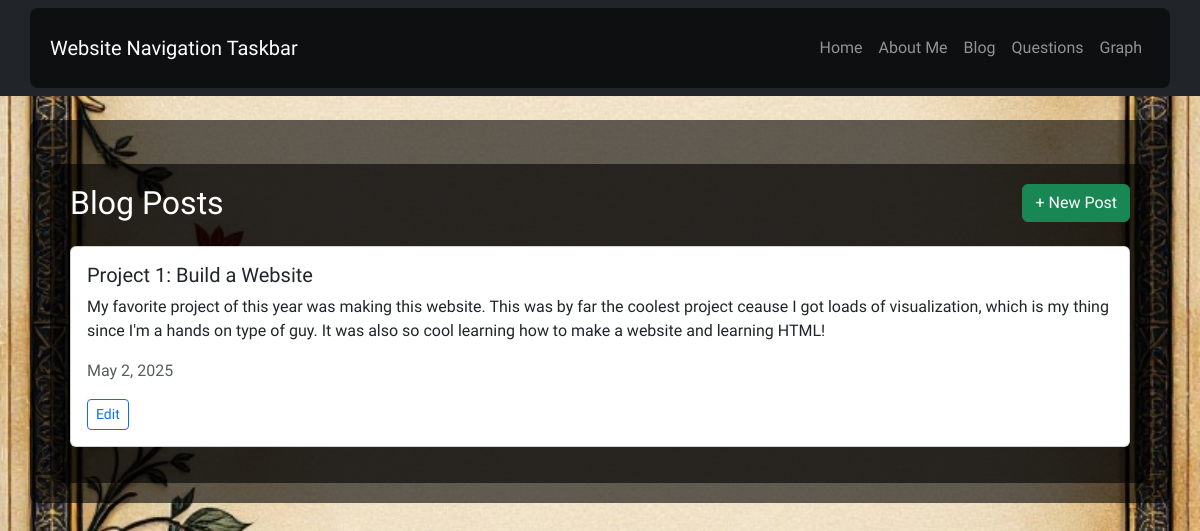
The page /blog/ on the database as committed earlier.
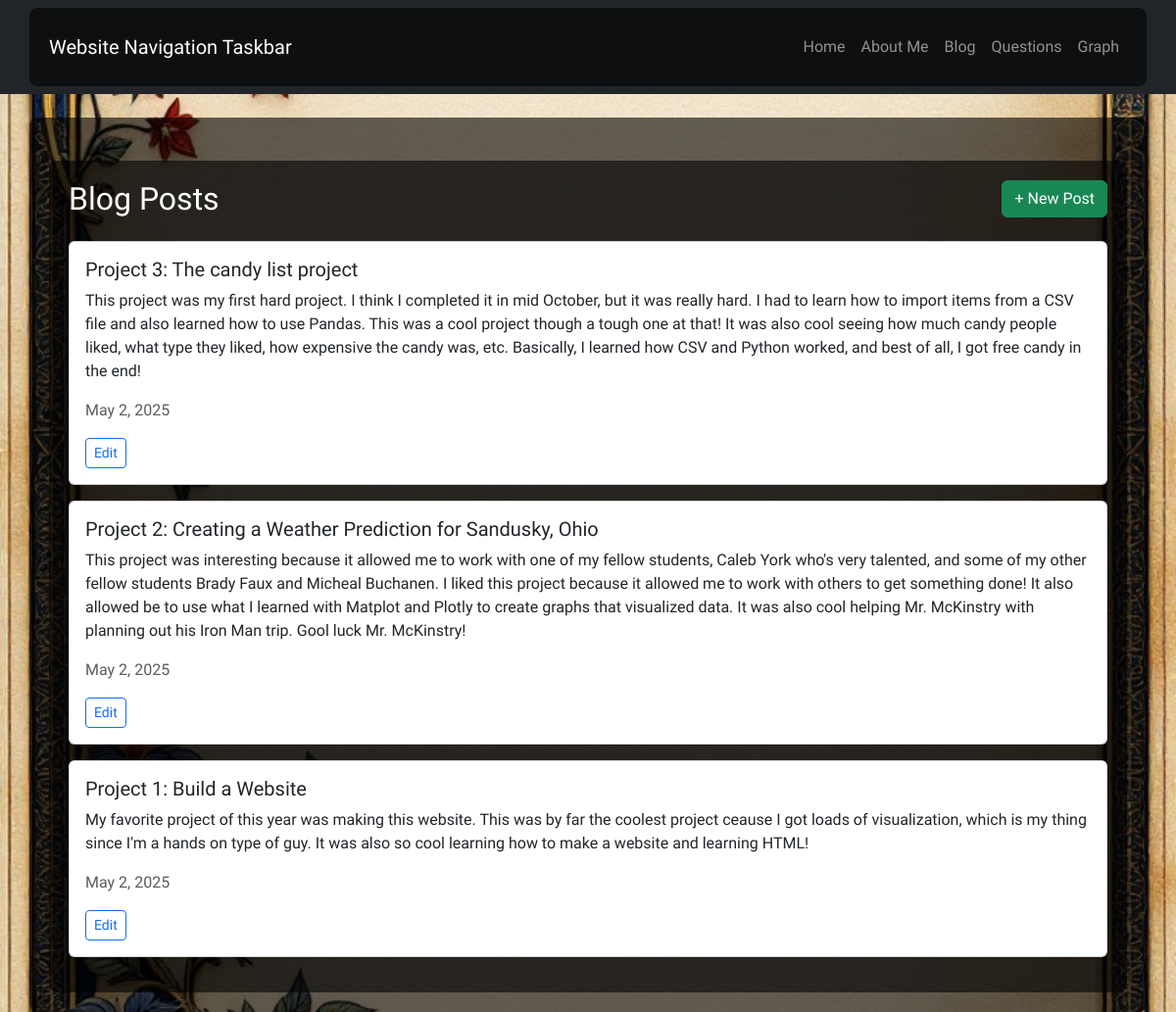
The same page on the database as committed later.
### blog/models.py (models this page shows, shortened)
class Post(models.Model):
    title = models.CharField(max_length=200)
    content = models.TextField()
    created_at = models.DateTimeField(auto_now_add=True)

### blog/views.py (the view)
# urls.py: path('', views.blog_list, name='blog_list'),
def blog_list(request):
    posts = Post.objects.all().order_by('-created_at')
    return render(request, 'blog/blog_list.html', {'posts': posts})

### blog/templates/blog/blog_list.html (shortened to what this page needs)
{% extends 'base.html' %}
{% block content %}
<div class="container mt-4">
    <div class="d-flex justify-content-between align-items-center mb-4">
        <h2 class="mb-0">Blog Posts</h2>
        <a href="{% url 'post_create' %}" class="btn btn-success">+ New Post</a>
    </div>
    {% for post in posts %}
        <div class="card mb-3">
            <div class="card-body">
                <h5 class="card-title">{{ post.title }}</h5>
                <p class="card-text">{{ post.content }}</p>
                <p class="text-muted">{{ post.created_at|date:"F j, Y" }}</p>
                <a href="{% url 'post_edit' post.id %}" class="btn btn-sm btn-outline-primary">Edit</a>
            </div>
        </div>
    {% empty %}
        <p>No blog posts yet. Click "+ New Post" to create one!</p>
    {% endfor %}
</div>
{% endblock %}

### main/templates/base.html (shortened to what this page needs)
<!DOCTYPE html>
<html lang="en">
<head>
  <link href="https://cdn.jsdelivr.net/npm/bootstrap-icons@1.10.5/font/bootstrap-icons.css" rel="stylesheet">
  <link href="https://cdn.jsdelivr.net/npm/bootstrap@5.3.3/dist/css/bootstrap.min.css" rel="stylesheet">
  {% load static %}
</head>
<body>
  <nav class="navbar navbar-expand-lg navbar-dark bg-dark">
    <div class="container">
      <a class="navbar-brand" href="/">Website Navigation Taskbar</a>
      <div class="collapse navbar-collapse">
        <ul class="navbar-nav ms-auto">
          <li class="nav-item"><a class="nav-link" href="/">Home</a></li>
          <li class="nav-item"><a class="nav-link" href="/about/">About Me</a></li>
          <li class="nav-item"><a class="nav-link" href="/blog/">Blog</a></li>
          <li class="nav-item"><a class="nav-link" href="/questions/">Questions</a></li>
          <li class="nav-item"><a class="nav-link" href="/graph/">Graph</a></li>
        </ul>
      </div>
    </div>
  </nav>
  <div class="container mt-4">
    {% block content %}{% endblock %}
  </div>
</body>
</html>

Rows that differ between the two databases and show on the page:
added Post: title "Project 3: The candy list project", content "This project was my first hard project. I think I completed it in mid October, but it was really hard. I had to learn how to import items from a CSV file and also learned how to use Pandas. This was a cool project though a tough one at that! It was also cool seeing how much candy people liked, what type they liked, how expensive the candy was, etc. Basically, I learned how CSV and Python worked, and best of all, I got free candy in the end!", created_at "May 2, 2025"
added Post: title "Project 2: Creating a Weather Prediction for Sandusky, Ohio", content "This project was interesting because it allowed me to work with one of my fellow students, Caleb York who's very talented, and some of my other fellow students Brady Faux and Micheal Buchanen. I liked this project because it allowed me to work with others to get something done! It also allowed be to use what I learned with Matplot and Plotly to create graphs that visualized data. It was also cool helping Mr. McKinstry with planning out his Iron Man trip. Gool luck Mr. McKinstry!", created_at "May 2, 2025"
